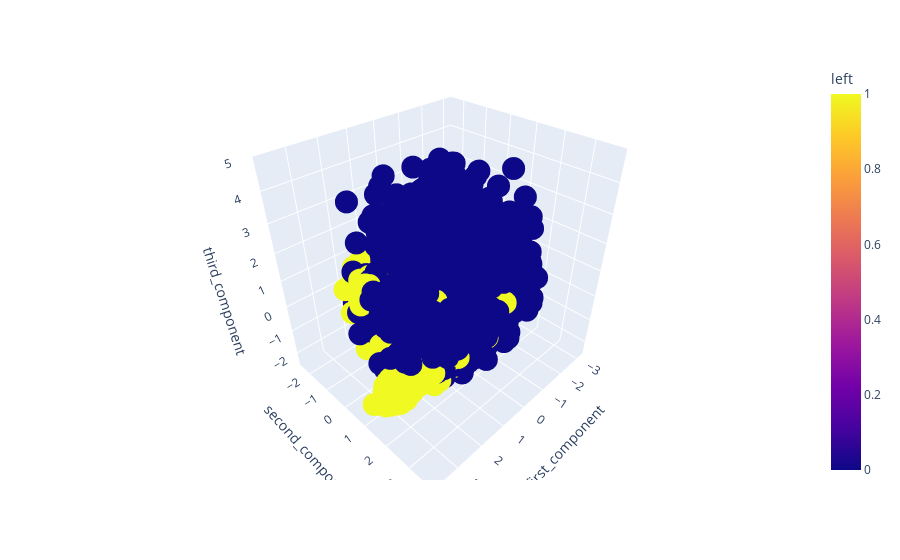

The notebook cell this image was saved under:
### Code cell
fig = px.scatter_3d(df_pca, x='first_component', y='second_component', z='third_component',
                    color='left')
fig.show()

### Figure 1 — Plotly figure (JSON) as saved in the notebook; plotly's stock layout.template omitted (floating-point values rounded to 4 significant figures; data arrays with more than 128 entries replaced by an {"elided": "..."} marker saying what was removed)
{"data": [{"hovertemplate": "first_component=%{x}<br>second_component=%{y}<br>third_component=%{z}<br>left=%{marker.color}<extra></extra>", "legendgroup": "", "marker": {"color": {"elided": "14999 int values"}, "coloraxis": "coloraxis", "symbol": "circle"}, "mode": "markers", "name": "", "scene": "scene", "showlegend": false, "type": "scatter3d", "x": {"elided": "14999 float values"}, "y": {"elided": "14999 float values"}, "z": {"elided": "14999 float values"}}], "layout": {"coloraxis": {"colorbar": {"title": {"text": "left"}}, "colorscale": [[0, "#0d0887"], [0.1111, "#46039f"], [0.2222, "#7201a8"], [0.3333, "#9c179e"], [0.4444, "#bd3786"], [0.5556, "#d8576b"], [0.6667, "#ed7953"], [0.7778, "#fb9f3a"], [0.8889, "#fdca26"], [1, "#f0f921"]]}, "legend": {"tracegroupgap": 0}, "margin": {"t": 60}, "scene": {"domain": {"x": [0, 1], "y": [0, 1]}, "xaxis": {"title": {"text": "first_component"}}, "yaxis": {"title": {"text": "second_component"}}, "zaxis": {"title": {"text": "third_component"}}}}}
